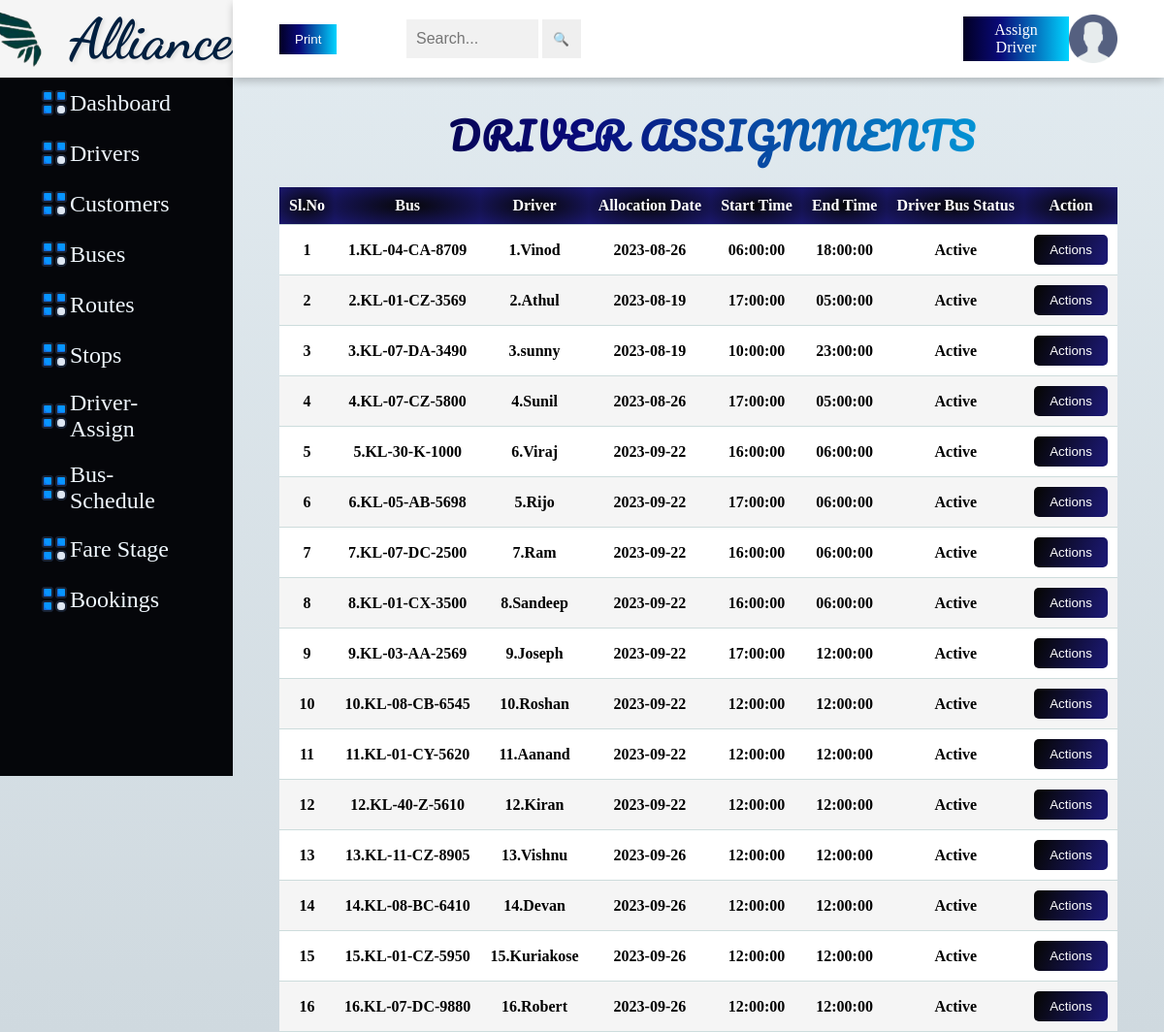
The app's page /Driverbus.php (signed in) with its own data.
### tables this page shows
CREATE TABLE `tbl_driver_bus` (
  `Driver_bus_id` int(5) NOT NULL,
  `Bus_id` int(5) DEFAULT NULL,
  `Driver_id` int(5) DEFAULT NULL,
  `Allocation_date` date NOT NULL,
  `Start_time` time NOT NULL,
  `End_time` time NOT NULL,
  `Db_status` tinyint(1) NOT NULL
);

### Driverbus.php (the view, shortened to what this page needs)
<?php
include 'Dbconnect.php';
$search = isset($_GET['search']) ? $_GET['search'] : '';
$sql = "SELECT db.Driver_bus_id, db.Allocation_date, db.Start_time, db.End_time, db.Db_status,
               CONCAT(d.Driver_id, '.', d.D_fname) AS DriverInfo,
               CONCAT(b.Bus_id, '.', b.Bus_Reg_no) AS BusInfo
        FROM tbl_Driver_Bus AS db
        INNER JOIN tbl_Driver AS d ON db.Driver_id = d.Driver_id
        INNER JOIN tbl_Bus AS b ON db.Bus_id = b.Bus_id
        WHERE db.Driver_bus_id LIKE '%$search%'
           OR b.Bus_id LIKE '%$search%'
           OR d.Driver_id LIKE '%$search%'
           OR d.D_fname LIKE '%$search%'
           OR b.Bus_Reg_no LIKE '%$search%'";
$result = $conn->query($sql);
?>
<html>
<head>
    <link rel="stylesheet" href="Driverbus.css">
    <link rel="stylesheet" href="table.css">
</head>
<body>
<div class="side-menu">
<div class="brand-name">
        <div class="logo">
            <img src="logo2.png">
        </div>
    <h1>Alliance</h1>
</div>
<ul class="ui">
  <li><a href="admin.php"><img src="ui.png"> Dashboard </a></li>
  <li><a href="Driver.php"><img src="ui.png">Drivers</a></li>
  <li><a href="Cust.php"><img src="ui.png">Customers</a></li>
  <li><a href="Bus.php"><img src="ui.png">Buses</a></li>
  <li><a href="Route.php"><img src="ui.png">Routes</a></li>
  <li><a href="Stop.php"><img src="ui.png">Stops</a></li>
  <li><a href="Driverbus.php"><img src="ui.png">Driver-Assign</a></li>
  <li><a href="Busroute.php"><img src="ui.png">Bus-Schedule</a></li>
  <li><a href="Farestage.php"><img src="ui.png">Fare Stage</a></li>
  <li><a href="Abooking_view.php"><img src="ui.png">Bookings</a></li>
</ul>
</div>
<div class="container">
    <div class="header">
    <div class="nav">
    <button id="print-driver" class="btn1">Print</button> &nbsp;&nbsp;
                <div class="search">
                    <form method="get">
                        <input type="text" name="search" placeholder="Search..." value="<?php echo isset($_GET['search']) ? $_GET['search'] : ''; ?>">
                        <button type="submit">🔍</button>
                    </form>
                </div>
                <div class="user">
<a href="Adriverbus.php" class="btn">Assign Driver</a>
<div class="img-case">
<img src="user.png" alt="user">
</div>
</div>
 </div>    </div>
    <div class="content">
        <div class="main">
            <div class="form">
                <h1>Driver Assignments</h1>
                <table id="table" class="content-table pdf">
                    <thead>
                        <tr>
                            <th>Sl.No</th>
                            <th>Bus</th>
                            <th>Driver</th>
                            <th>Allocation Date</th>
                            <th>Start Time</th>
                            <th>End Time</th>
                            <th>Driver Bus Status</th>
                            <th>Action</th>
                        </tr>
                    </thead>
                    <tbody>
                        <?php
                        $serialNumber=1;
                        while ($row = $result->fetch_assoc()) {
                            echo "<tr>";
                            echo "<td>" . $serialNumber . "</td>";
                            echo "<td>" . $row["BusInfo"] . "</td>";
                            echo "<td>" . $row["DriverInfo"] . "</td>";
                            echo "<td>" . $row["Allocation_date"] . "</td>";
                            echo "<td>" . $row["Start_time"] . "</td>";
                            echo "<td>" . $row["End_time"] . "</td>";
                            echo "<td>" . ($row["Db_status"] == 1 ? 'Active' : 'Inactive') . "</td>";
                            echo '<td class="dropdown">
                            <button class="dropbtn">Actions</button>
                            <div class="dropdown-content">
                                <a href="Udriverbus.php?Driver_bus_id=' . $row["Driver_bus_id"] . '">Edit</a>
                                <a href="Dbdeactivate.php?Driver_bus_id=' . $row["Driver_bus_id"] . '">Deactivate</a>
                            </div>
                        </td>';
                        echo "</tr>";
                            $serialNumber++;
                        }
                        ?>
                    </tbody>
                </table>
            </div>
        </div>
    </div>
</div>
</body>
</html>

### Driverbus.css (style rules this page uses)
* { margin: 0; padding: 0; box-sizing: border-box; }
body { min-height: 100vh; background: linear-gradient(to top, #cfd9df 0%, #e2ebf0 100%); background-size: cover; background-repeat: no-repeat; background-attachment: fixed; }
a { text-decoration: none; }
li { list-style: none; }
.side-menu h1 { color: #090979; display: flex; margin-bottom: 10px; margin-top: 10px; margin-left: -40%; }
.btn { background: linear-gradient(90deg, #020024 0%, #090979 35%, #00d4ff 100%); color: white; padding: 5px 10px; text-align: center; margin-left: 60%; }
.side-menu { position: fixed; background: #05060a; width: 20vw; min-height: 100vh; display: flex; flex-direction: column; }
.side-menu .brand-name { background: whitesmoke; height: 10vh; display: flex; align-items: center; justify-content: center; }
.side-menu .brand-name h1 { margin-left: -20%; font-family: 'Dancing Script', cursive; font-size: 58px; color: #001F3F; text-shadow: 2px 2px 4px rgba(0, 0, 0, 0.1); }
.side-menu .brand-name img { margin-left: -30%; height:85%; width:85%; }
.side-menu li a { font-size: 24px; padding: 10px 40px; color: aliceblue; display: flex; align-items: center; }
.container { position: absolute; background-size: 100%; right: 0; width: 80vw; height: 100vh; }
.container .header { position: fixed; top: 0; width: 80vw; height: 10vh; background: white; display: flex; align-items: center; justify-content: center; box-shadow: 0 4px 8px 0 rgba(0, 0, 0, 0.2); z-index: 1; }
.container .header .nav { width: 90%; display: flex; align-items: center; }
.container .header .nav .search { flex: 1; display: flex; justify-content: center; }
.container .header .nav .search button { width: 40px; height: 40px; border: none; }
.container .header .nav .search input[type="text"] { border: none; background: #f1f1f1; padding: 10px; width: 50%; }
.container .header .nav .user { flex: 1; display: flex; justify-content: space-between; align-items: center; }
.container .header .nav .user img { width: 40px; height: 40px; }
.container .header .nav .user .img-case { position: relative; width: 50px; height: 50px; }
.container .header .nav .user .img-case img { position: absolute; top: 0; left: 0; width: 100%; height: 100%; }
.main { background-repeat: no-repeat; background-size: 140%; background-position: center; height: 100%; width: 100%; }
.form { width: 100%; height: 100%; position: relative; justify-content: center; padding-top: 10%; border-radius: 10px; z-index: 0; }
.form h1 { color: black; display: flex; justify-content: center; margin-bottom: 10px; margin-left: 3%; padding-bottom: 2%; }
ul.ui img { height: 20%; width: 20%; }
.search input[type="text"] { width: 300px; height: 40px; padding: 5px; font-size: 16px; }
.form h1 { font-size: 38px; text-align: center; font-family: 'Pacifico', cursive; color: #e74c3c; letter-spacing: 2px; text-transform: uppercase; padding: 10px 20px; background: linear-gradient(90deg, #020024 0%, #090979 35%, #00d4ff 100%); background-clip: text; -webkit-background-clip: text; color: transparent; transition: transform 0.3s, text-shadow 0.3s; cursor: pointer; }

### table.css (style rules this page uses)
table { width: 90%; border-collapse: collapse; margin-bottom: 20%; margin-left: 5%; }
table th { background: radial-gradient( rgba(7,7,9,1), rgba(27,24,113,1)); color: #fff; padding: 10px; text-align: center; }
table td { padding: 10px; border-top: 1px solid #CDDCDC; border-bottom: 1px solid #CDDCDC; text-align: center; font-weight: 400; font-weight: bold; }
table tr { background-color: #ffffff; color: #000000; }
table tr:nth-child(even) { background-color: #F5F5F5; }
table td button { background: linear-gradient(111.4deg, rgba(7,7,9,1) 6.5%, rgba(27,24,113,1) 93.2%); color: #fff; border: none; padding: 8px 16px; border-radius: 5px; text-decoration: none; }
.dropdown { text-align: center; position: relative; }
.dropbtn { background-color: #3498db; color: white; padding: 8px 16px; border: none; }
.btn1 { background: linear-gradient(90deg, #020024 0%, #090979 35%, #00d4ff 100%); color: #fff; padding: 8px 16px; border: none; cursor: pointer; }

### Dbconnect.php (style rules this page uses)
body { user-select: none; }

### records on screen
tbl_driver_bus: BusInfo "1.KL-04-CA-8709", DriverInfo "1.Vinod", Allocation_date "2023-08-26", Start_time "06:00:00", End_time "18:00:00", Db_status "Active"
tbl_driver_bus: BusInfo "2.KL-01-CZ-3569", DriverInfo "2.Athul", Allocation_date "2023-08-19", Start_time "17:00:00", End_time "05:00:00", Db_status "Active"
tbl_driver_bus: BusInfo "3.KL-07-DA-3490", DriverInfo "3.sunny", Allocation_date "2023-08-19", Start_time "10:00:00", End_time "23:00:00", Db_status "Active"
tbl_driver_bus: BusInfo "4.KL-07-CZ-5800", DriverInfo "4.Sunil", Allocation_date "2023-08-26", Start_time "17:00:00", End_time "05:00:00", Db_status "Active"
tbl_driver_bus: BusInfo "5.KL-30-K-1000", DriverInfo "6.Viraj", Allocation_date "2023-09-22", Start_time "16:00:00", End_time "06:00:00", Db_status "Active"
tbl_driver_bus: BusInfo "6.KL-05-AB-5698", DriverInfo "5.Rijo", Allocation_date "2023-09-22", Start_time "17:00:00", End_time "06:00:00", Db_status "Active"
tbl_driver_bus: BusInfo "7.KL-07-DC-2500", DriverInfo "7.Ram", Allocation_date "2023-09-22", Start_time "16:00:00", End_time "06:00:00", Db_status "Active"
tbl_driver_bus: BusInfo "8.KL-01-CX-3500", DriverInfo "8.Sandeep", Allocation_date "2023-09-22", Start_time "16:00:00", End_time "06:00:00", Db_status "Active"
tbl_driver_bus: BusInfo "9.KL-03-AA-2569", DriverInfo "9.Joseph", Allocation_date "2023-09-22", Start_time "17:00:00", End_time "12:00:00", Db_status "Active"
tbl_driver_bus: BusInfo "10.KL-08-CB-6545", DriverInfo "10.Roshan", Allocation_date "2023-09-22", Start_time "12:00:00", End_time "12:00:00", Db_status "Active"
tbl_driver_bus: BusInfo "11.KL-01-CY-5620", DriverInfo "11.Aanand", Allocation_date "2023-09-22", Start_time "12:00:00", End_time "12:00:00", Db_status "Active"
tbl_driver_bus: BusInfo "12.KL-40-Z-5610", DriverInfo "12.Kiran", Allocation_date "2023-09-22", Start_time "12:00:00", End_time "12:00:00", Db_status "Active"
tbl_driver_bus: BusInfo "13.KL-11-CZ-8905", DriverInfo "13.Vishnu", Allocation_date "2023-09-26", Start_time "12:00:00", End_time "12:00:00", Db_status "Active"
tbl_driver_bus: BusInfo "14.KL-08-BC-6410", DriverInfo "14.Devan", Allocation_date "2023-09-26", Start_time "12:00:00", End_time "12:00:00", Db_status "Active"
tbl_driver_bus: BusInfo "15.KL-01-CZ-5950", DriverInfo "15.Kuriakose", Allocation_date "2023-09-26", Start_time "12:00:00", End_time "12:00:00", Db_status "Active"
tbl_driver_bus: BusInfo "16.KL-07-DC-9880", DriverInfo "16.Robert", Allocation_date "2023-09-26", Start_time "12:00:00", End_time "12:00:00", Db_status "Active"
